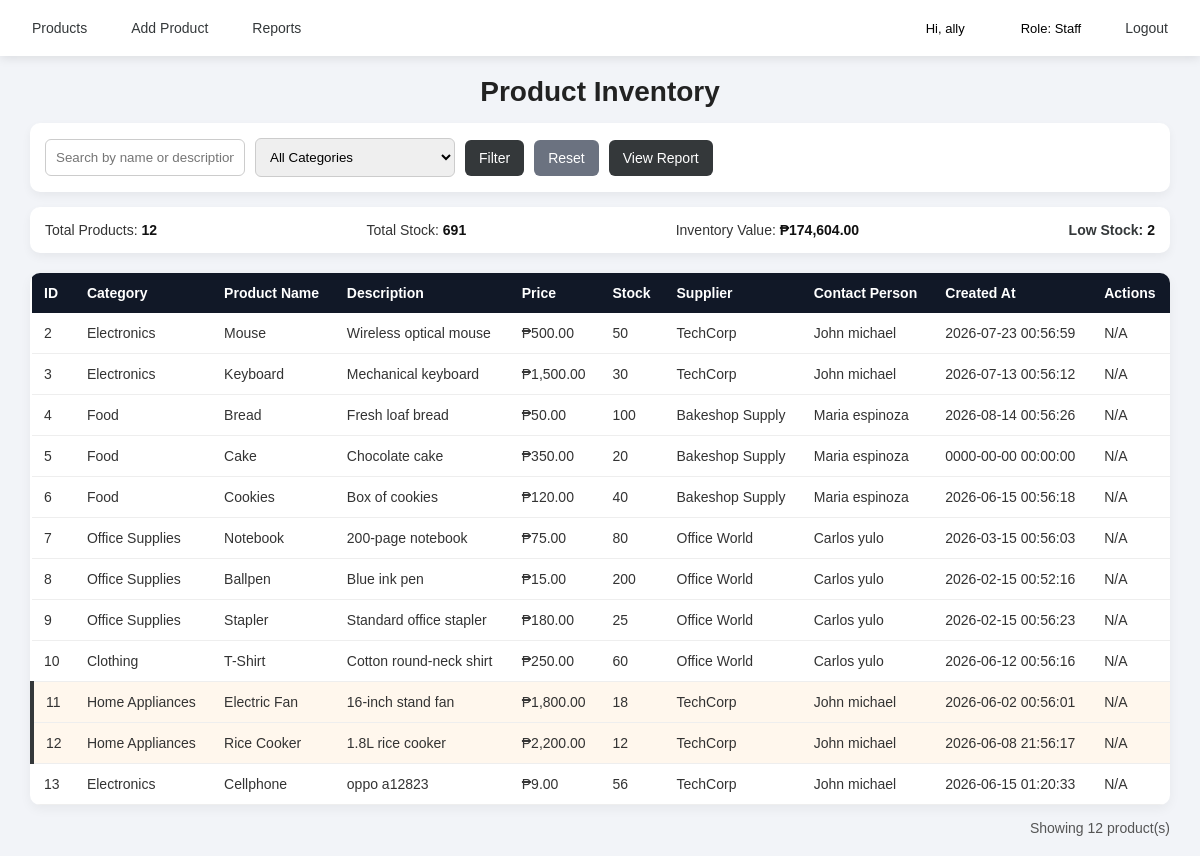
/index.php (signed in), run on the app's committed database.
### tables this page shows
CREATE TABLE `products` (
  `id` int(11) NOT NULL,
  `name` varchar(150) NOT NULL,
  `description` text DEFAULT NULL,
  `price` decimal(10,2) NOT NULL,
  `stock` int(11) NOT NULL DEFAULT 0,
  `category_id` int(11) NOT NULL,
  `supplier_id` int(11) NOT NULL,
  `created_at` timestamp NOT NULL DEFAULT current_timestamp()
);

CREATE TABLE `categories` (
  `id` int(11) NOT NULL,
  `name` varchar(100) NOT NULL
);

CREATE TABLE `suppliers` (
  `id` int(11) NOT NULL,
  `name` varchar(100) NOT NULL,
  `contact_person` varchar(100) DEFAULT NULL,
  `phone` varchar(20) DEFAULT NULL
);

### auth.php (called while the page is built, shortened)
<?php
function isAdmin() {
    return isset($_SESSION['role']) &&
           $_SESSION['role'] === 'admin';
}

### index.php (the view, shortened to what this page needs)
<?php
require_once 'auth.php';
require_once 'config.php';
$search = $_GET['search'] ?? '';
$sql = "SELECT p.id, p.name, p.description, p.price, p.stock, p.created_at,
               c.name AS category_name,
               s.name AS supplier_name,
               s.contact_person AS contact_name
        FROM products p
        JOIN categories c ON p.category_id = c.id
        JOIN suppliers s ON p.supplier_id = s.id
        WHERE 1=1";
$sql .= " ORDER BY p.id ASC";
$result = $conn->query($sql);
$stats_sql = "SELECT COUNT(*) AS total, SUM(p.stock) AS total_stock,
                     SUM(p.price * p.stock) AS total_value,
                     SUM(CASE WHEN p.stock < 20 THEN 1 ELSE 0 END) AS low_stock
              FROM products p
              LEFT JOIN categories c ON p.category_id = c.id
              WHERE 1=1";
$stats = $conn->query($stats_sql)->fetch_assoc();
?>
<!DOCTYPE html>
<html>
<head>
    <link rel="stylesheet" href="style.css">
</head>
<body>
<?php include 'navbar.php'; ?>
<div class="container">
    <h1>Product Inventory</h1>
    <form method="GET" class="filters">
        <input type="text" name="search" placeholder="Search by name or description..."
               value="<?= htmlspecialchars($search) ?>">
        <select name="category">
            <option value="">All Categories</option>
        </select>
        <button type="submit">Filter</button>
        <a href="index.php" class="btn">Reset</a>
        <a href="report.php" class="btn-report">View Report</a>
    </form>
    <div class="summary-bar">
        <span>Total Products: <strong><?= $stats['total'] ?? 0 ?></strong></span>
        <span>Total Stock: <strong><?= $stats['total_stock'] ?? 0 ?></strong></span>
        <span>Inventory Value: <strong>₱<?= number_format($stats['total_value'] ?? 0, 2) ?></strong></span>
        <span class="low">Low Stock: <strong><?= $stats['low_stock'] ?? 0 ?></strong></span>
    </div>
    <table>
        <tr>
            <th>ID</th>
            <th>Category</th>
            <th>Product Name</th>
            <th>Description</th>
            <th>Price</th>
            <th>Stock</th>
            <th>Supplier</th>
            <th>Contact Person</th>
            <th>Created At</th>
            <th>Actions</th>
        </tr>
        <?php while ($row = $result->fetch_assoc()): ?>
            <tr class="<?= $row['stock'] < 20 ? 'low-stock' : '' ?>">
                <td><?= $row['id'] ?></td>
                <td><?= htmlspecialchars($row['category_name']) ?></td>
                <td><?= htmlspecialchars($row['name']) ?></td>
                <td><?= htmlspecialchars($row['description']) ?></td>
                <td>₱<?= number_format($row['price'], 2) ?></td>
                <td><?= $row['stock'] ?></td>
                <td><?= htmlspecialchars($row['supplier_name']) ?></td>
                <td><?= htmlspecialchars($row['contact_name']) ?></td>
                <td><?= $row['created_at'] ?></td>
                <td class="actions">
                    <?php if (isAdmin()): ?>
                        <a href="edit.php?id=<?= $row['id'] ?>" class="btn-edit">Edit</a>
                        <a href="delete.php?id=<?= $row['id'] ?>"
                           onclick="return confirm('Delete <?= htmlspecialchars(addslashes($row['name'])) ?>?')"
                           class="btn-delete">Delete</a>
                    <?php else: ?>
                        <span class="text-muted">N/A</span>
                    <?php endif; ?>
                </td>
            </tr>
        <?php endwhile; ?>
    </table>
    <p class="count">Showing <?= $result->num_rows ?> product(s)</p>
</div>
</body>
</html>

### style.css (style rules this page uses)
* { margin: 0; padding: 0; box-sizing: border-box; }
body { font-family: Arial, Helvetica, sans-serif; background: #f2f4f8; color: #333; }
.container { width: 95%; margin: 20px auto; }
h1 { text-align: center; margin-bottom: 15px; font-size: 28px; color: #222; }
.filters { display: flex; flex-wrap: wrap; gap: 10px; background: white; padding: 15px; border-radius: 10px; box-shadow: 0 4px 10px rgba(0,0,0,0.05); align-items: center; }
.filters input, .filters select { padding: 10px; border: 1px solid #ccc; border-radius: 6px; min-width: 200px; outline: none; }
.filters button, .btn, .btn-add, .btn-report { padding: 10px 14px; border-radius: 6px; border: none; text-decoration: none; font-size: 14px; cursor: pointer; color: white; transition: 0.2s; }
.filters button { background: #34383a; }
.btn { background: #6b7280; }
.btn-report { background: #34383a; }
.summary-bar { margin-top: 15px; display: flex; flex-wrap: wrap; gap: 15px; justify-content: space-between; background: white; padding: 15px; border-radius: 10px; box-shadow: 0 4px 10px rgba(0,0,0,0.05); }
.summary-bar span { font-size: 14px; }
.summary-bar strong { color: #111; }
.summary-bar .low { color: #34383a; font-weight: bold; }
table { width: 100%; margin-top: 20px; border-collapse: collapse; background: white; border-radius: 10px; overflow: hidden; box-shadow: 0 4px 12px rgba(0,0,0,0.05); }
table th { background: #111827; color: white; text-align: left; padding: 12px; font-size: 14px; }
table td { padding: 12px; border-bottom: 1px solid #eee; font-size: 14px; }
.low-stock { background: #fff7ed !important; border-left: 4px solid #34383a; }
.count { margin-top: 15px; text-align: right; font-size: 14px; color: #555; }

### data on the page
products: id "2", category.name "Electronics", name "Mouse", description "Wireless optical mouse", price "500.00", stock "50", supplier.name "TechCorp", supplier.contact_person "John michael", created_at "2026-07-23 00:56:59"
products: id "3", category.name "Electronics", name "Keyboard", description "Mechanical keyboard", price "1,500.00", stock "30", supplier.name "TechCorp", supplier.contact_person "John michael", created_at "2026-07-13 00:56:12"
products: id "4", category.name "Food", name "Bread", description "Fresh loaf bread", price "50.00", stock "100", supplier.name "Bakeshop Supply", supplier.contact_person "Maria espinoza", created_at "2026-08-14 00:56:26"
products: id "5", category.name "Food", name "Cake", description "Chocolate cake", price "350.00", stock "20", supplier.name "Bakeshop Supply", supplier.contact_person "Maria espinoza", created_at "0000-00-00 00:00:00"
products: id "6", category.name "Food", name "Cookies", description "Box of cookies", price "120.00", stock "40", supplier.name "Bakeshop Supply", supplier.contact_person "Maria espinoza", created_at "2026-06-15 00:56:18"
products: id "7", category.name "Office Supplies", name "Notebook", description "200-page notebook", price "75.00", stock "80", supplier.name "Office World", supplier.contact_person "Carlos yulo", created_at "2026-03-15 00:56:03"
products: id "8", category.name "Office Supplies", name "Ballpen", description "Blue ink pen", price "15.00", stock "200", supplier.name "Office World", supplier.contact_person "Carlos yulo", created_at "2026-02-15 00:52:16"
products: id "9", category.name "Office Supplies", name "Stapler", description "Standard office stapler", price "180.00", stock "25", supplier.name "Office World", supplier.contact_person "Carlos yulo", created_at "2026-02-15 00:56:23"
products: id "10", category.name "Clothing", name "T-Shirt", description "Cotton round-neck shirt", price "250.00", stock "60", supplier.name "Office World", supplier.contact_person "Carlos yulo", created_at "2026-06-12 00:56:16"
products: id "11", category.name "Home Appliances", name "Electric Fan", description "16-inch stand fan", price "1,800.00", stock "18", supplier.name "TechCorp", supplier.contact_person "John michael", created_at "2026-06-02 00:56:01"
products: id "12", category.name "Home Appliances", name "Rice Cooker", description "1.8L rice cooker", price "2,200.00", stock "12", supplier.name "TechCorp", supplier.contact_person "John michael", created_at "2026-06-08 21:56:17"
products: id "13", category.name "Electronics", name "Cellphone", description "oppo a12823", price "9.00", stock "56", supplier.name "TechCorp", supplier.contact_person "John michael", created_at "2026-06-15 01:20:33"

### other printed values
$_SESSION['username'] "ally"
$_SESSION['role'] "Staff"
$stats['total'] "12"
$stats['total_stock'] "691"
$stats['total_value'] "174,604.00"
$stats['low_stock'] "2"
$result->num_rows "12"
